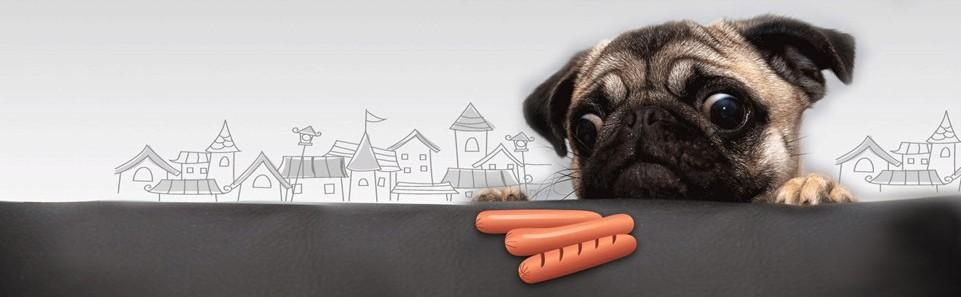
//> input picture rsult.bmp, 961 x 297 px
$ ./cvLaplace ../rsult.bmp   (built with g++ and OpenCV 4)
//> lines starting //> are read from the running program, lines starting //| are printed output that depends on the picture; after the words box and inside, x2 and y2 are one past the last pixel; in counts of white or black regions, pixels touching at a corner belong together
#include "opencv2/highgui/highgui.hpp"
#include "opencv/cv.h"
#include "opencv2/highgui/highgui.hpp"
#include "opencv/cv.h"
#include <stdio.h>
#include <math.h>
#include <string.h>
#include <iostream>
#include <string>
#include<stdio.h>
#include<malloc.h>

// [8 lines left out: function angle, not called in this run]

//drawSquares函数用来画出在图像中找到的所有正方形轮廓
void drawSquares(IplImage *img, CvSeq *squares)
{
	CvSeqReader reader;
	IplImage *cpy = cvCloneImage(img);
	int i;
	cvStartReadSeq(squares, &reader, 0);
	printf("total = %d\n", squares->total);
	// read 4 sequence elements at a time (all vertices of a square)

	for (i = 0; i < squares->total; i += 4)
	{
		CvPoint pt[4], *rect = pt;
		int count = 4;

		// read 4 vertices
		CV_READ_SEQ_ELEM(pt[0], reader);
		CV_READ_SEQ_ELEM(pt[1], reader);
		CV_READ_SEQ_ELEM(pt[2], reader);
		CV_READ_SEQ_ELEM(pt[3], reader);

		// draw the square as a closed polyline
		cvPolyLine(cpy, &rect, &count, 1, 1, CV_RGB(0, 0, 255), 2, CV_AA, 0);
	}

	cvShowImage("xx", cpy);
	/*const char* filename = "111111111111111111111.jpg";
	const CvArr* image = cpy;
	int cvSaveImage("1111111111111111111111.jpg",image);*/
	char *filename2 = "rsult.bmp"; //图像名
	cvSaveImage(filename2, cpy);   //把图像写入文件

	//Mat mtx(cpy);

	cvReleaseImage(&cpy);
}

int main(int argc, char **args)
{
	IplImage *src = cvLoadImage(args[1], 1); //2222222
//> src is the input picture: 297 rows x 961 cols, CV_8UC3; mean B, G, R 148.7, 150.5, 156.5
	if (src)
	{
		int rgb;
		CvScalar cs, hs; //声明像素变量
		CvScalar cs2;	//声明像素变量


		IplImage *dst = cvCreateImage(cvGetSize(src), 8, 1);
		IplImage *dl = cvCreateImage(cvGetSize(src), 8, 1);
		IplImage *dst_color = cvCreateImage(cvGetSize(src), 8, 3);
		CvMemStorage *storage = cvCreateMemStorage();
		CvSeq *lines = 0;
		IplImage *gray = cvCreateImage(cvGetSize(src), 8, 1);
		int d = 0;

		IplImage *gray2 = cvCreateImage(cvGetSize(src), 8, 1);
		IplImage *hsv = cvCreateImage(cvGetSize(src), 8, 3);
		cvCvtColor(src, gray, CV_RGB2GRAY);
		cvCvtColor(src, hsv, CV_BGR2HSV);
//> hsv: 297 rows x 961 cols, CV_8UC3; mean H, S, V 47.5, 22, 156.9

		cvNamedWindow("gray");
		cvShowImage("gray", gray);
		cvNamedWindow("hsv");
		cvShowImage("hsv", hsv);
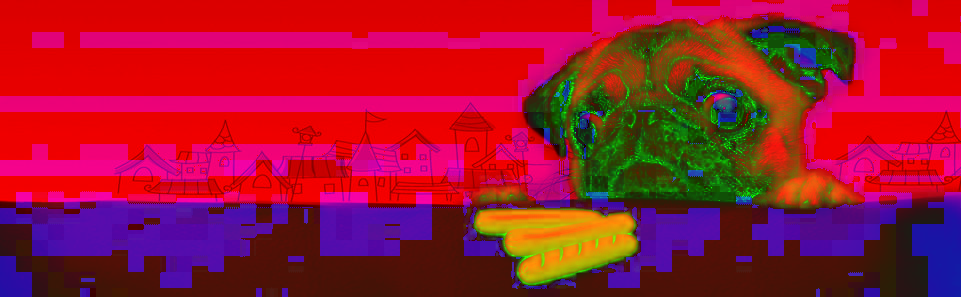
//> window 'hsv': 297 rows x 961 cols, CV_8UC3; mean B, G, R 47.5, 22, 156.9
		IplImage *h_plane = cvCreateImage(cvGetSize(src), 8, 1);
		IplImage *s_plane = cvCreateImage(cvGetSize(src), 8, 1);
		IplImage *v_plane = cvCreateImage(cvGetSize(src), 8, 1);
		IplImage *planes[] = {h_plane, s_plane};
		cvCvtPixToPlane(hsv, h_plane, s_plane, v_plane, 0);
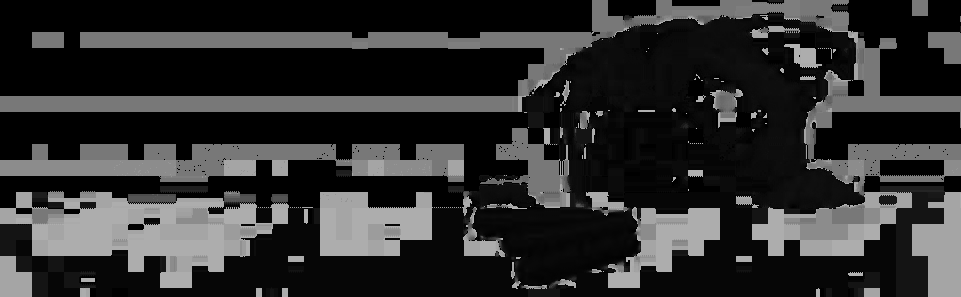
//> h_plane: 297 rows x 961 cols, CV_8UC1; min 0, max 179, mean 47.5
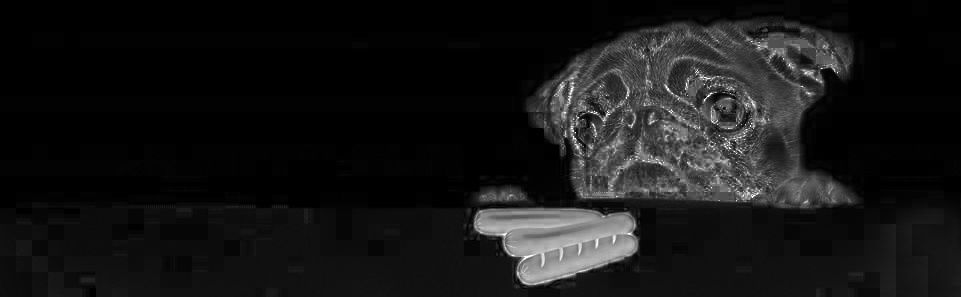
//> s_plane: 297 rows x 961 cols, CV_8UC1; min 0, max 255, mean 22
		cvShowImage("h_plane", h_plane);
		cvShowImage("s_plane", s_plane);
		cvShowImage("v_plane", v_plane);
		CvSeq *contours = NULL;
		CvSeq *result = NULL;
		double s, t;
		// 创建一个空序列用于存储轮廓角点
		CvSeq *squares = cvCreateSeq(0, sizeof(CvSeq), sizeof(CvPoint), storage);

		for (int qq = 0; qq < 1; qq++)
		{
			if (104 == qq)
			{
				int a = 0;
			}
			else
			{
				//	continue;
			}


					cvSmooth(gray, dl, CV_BILATERAL, 1, 150, 240, 480); //双边滤波
		cvShowImage("CV_BILATERAL", dl);
			//cvSmooth(gray, out, CV_GAUSSIAN, 3, 3, 0, 0);
			cvCanny(dl, dst, 50, 150, 3);
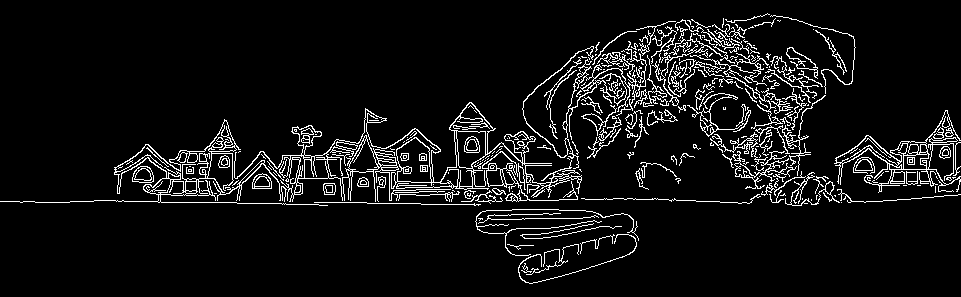
//> dst: 297 rows x 961 cols, CV_8UC1; 7% white in thin lines or dots
			//cvSmooth(gray, dst, CV_GAUSSIAN, 3, 3, 0, 0);
			//cvShowImage("out", dst);
			cvSaveImage("canny.bmp", dst);
			//cvCvtColor(dst, dst_color, CV_GRAY2RGB);

IplImage* frame =NULL;
IplImage* laplace=NULL;//拉普拉斯转换后的单通道图像
IplImage * ColorImage = NULL;//用于显示最终转换后的图像

frame = cvLoadImage(args[1], 1);
   IplImage *timg = cvCreateImage(cvGetSize(frame),IPL_DEPTH_8U,3);
 //cvSmooth(frame, timg, CV_BILATERAL, 3, 3, 0, 0); //双边滤波
 timg = frame;
IplImage *panel[3];//三个通道
cvCvtColor(frame, dst, CV_RGB2GRAY);
	cvCanny(dl, dst, 0.5, 20, 3);
//> dst: 297 rows x 961 cols, CV_8UC1; 14.8% white in thin lines or dots
			//cvSmooth(gray, dst, CV_GAUSSIAN, 3, 3, 0, 0);
			cvShowImage("cvCanny", dst);
			cvSaveImage("canny.bmp", dst);
if(!laplace) //创建需要创建的变量
{
for(int i=0;i<3;i++)
panel[i] = cvCreateImage(cvGetSize(frame),IPL_DEPTH_8U,1);
laplace = cvCreateImage(cvGetSize(frame),IPL_DEPTH_16S,1);
ColorImage = cvCreateImage(cvGetSize(frame),IPL_DEPTH_8U,3);
}
cvSplit(timg,panel[0],panel[1],panel[2],NULL); //分割图像到单通道
for(int i=0;i<3;i++)
{
cvLaplace(panel[i],laplace,9);  //每一个通道做拉普拉斯变换
cvConvertScaleAbs(laplace,panel[i],1,0); //做类型转换，转换到8U
}
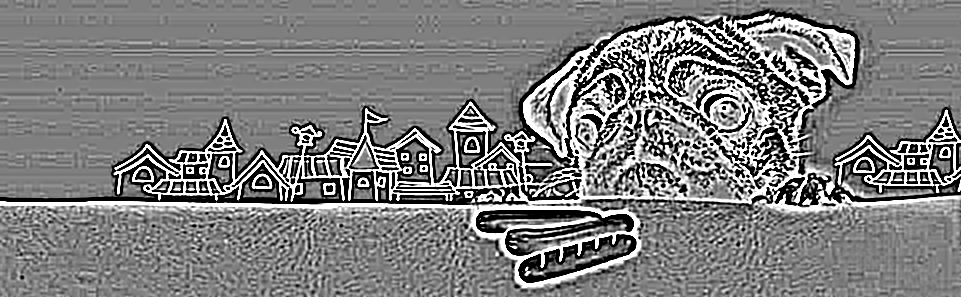
//> laplace: 297 rows x 961 cols, CV_16SC1; min -32768, max 32767, mean -307.1; drawn with min black and max white

//cvDilate(panel[0], panel[0], 0, 2);
//cvDilate(panel[1], panel[1], 0, 2);
//cvDilate(panel[2], panel[2], 0, 2);
cvMerge(panel[0],panel[1],panel[2],NULL,ColorImage);//合并图像通道
ColorImage->origin = 0;//0--正面对摄像头；1--倒过来对摄像头
cvShowImage("Laplace",ColorImage);
cvCvtColor(ColorImage, dst, CV_RGB2GRAY);
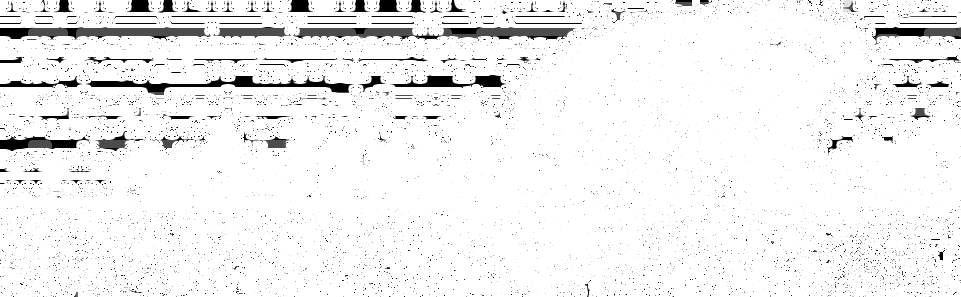
//> dst: 297 rows x 961 cols, CV_8UC1; min 0, max 255, mean 241
cvShowImage("dst",dst);
// [11 lines of commented-out code are left out]
			cvFindContours(dst, storage, &contours, sizeof(CvContour),
						   CV_RETR_LIST, CV_CHAIN_APPROX_SIMPLE, cvPoint(0, 0));
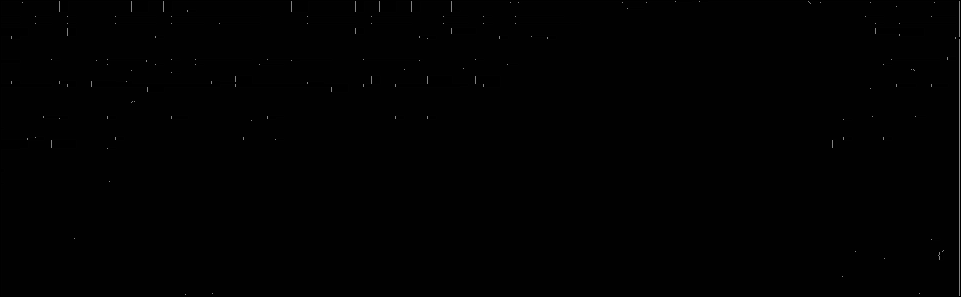
//> dst: 297 rows x 961 cols, CV_8UC1; min 0, max 130, mean 1.3
//> contours = 112 contours, 53 with area under 20; largest, box (x1, y1, x2, y2) and area: (1, 1, 960, 296) 279685, (91, 75, 349, 93) 1484, (395, 75, 469, 88) 480, (875, 27, 925, 37) 390, (475, 75, 501, 88) 274

			// 遍历找到的每个轮廓contours
			while (contours)
			{
				//用指定精度逼近多边形曲线
				result = cvApproxPoly(contours, sizeof(CvContour), storage,
									  CV_POLY_APPROX_DP, cvContourPerimeter(contours) * 0.01, 0);

				if (result->total == 4 &&
					fabs(cvContourArea(result, CV_WHOLE_SEQ)) > 500 &&
					fabs(cvContourArea(result, CV_WHOLE_SEQ)) < 1000000 &&
					cvCheckContourConvexity(result))
				{
					s = 0;
					int i = 0;
					for (i = 0; i < 5; i++)
					{
						// find minimum angle between joint edges (maximum of cosine)
						if (i >= 2)
						{
							t = fabs(angle(
								(CvPoint *)cvGetSeqElem(result, i),
								(CvPoint *)cvGetSeqElem(result, i - 2),
								(CvPoint *)cvGetSeqElem(result, i - 1)));
							s = s > t ? s : t;
						}
					}

					// if 余弦值 足够小，可以认定角度为90度直角
					//cos0.1=83度，能较好的趋近直角
					//if (s < 0.1)
					{
						char name[30];
						sprintf(name, "img%d.bmp", qq);
						cvSaveImage(name, dst);
						for (i = 0; i < 4; i++)
						{
							cvSeqPush(squares, (CvPoint *)cvGetSeqElem(result, i));
						}
					}
				}

				// 继续查找下一个轮廓
				contours = contours->h_next;
			}
//> this loop made 112 passes
//> after the loop, result = 1 contour; box (x1, y1, x2, y2) and area: (1, 1, 960, 296) 281550; contours = 0 contours; s = 0; t = 0
		}
		drawSquares(src, squares);

		cvShowImage("befor", src);
		cvShowImage("Hough after", dst_color);
		cvWaitKey(0);
		cvReleaseImage(&src);
		cvReleaseImage(&dst);
		cvReleaseImage(&dst_color);
	}
	else
	{
		printf("load image error\n");
	}
	cvDestroyAllWindows();
	return 0;
}


// [36 lines left out: function main1, not called in this run]
